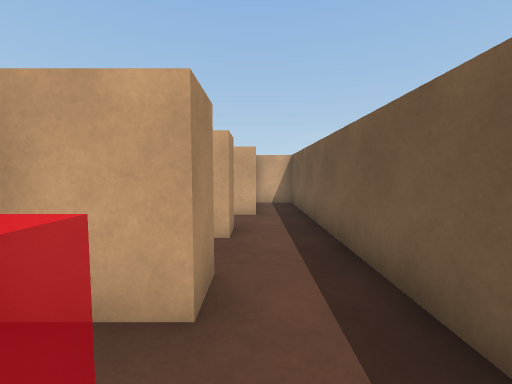
View 1 (above)

16 first-person views from a walk through a Unity game level. The camera is 1.2 m above the floor, tilts 4° down and sees 90° across. The floor is counted in squares, 1 m on a side. Each view is taken from the middle of a square. On the plan, view 1 faces up. The plan holds only what a view shows up to about 12 squares ahead; the rest is blank. The place goes on beyond the plan. The player character is not drawn.

View 2
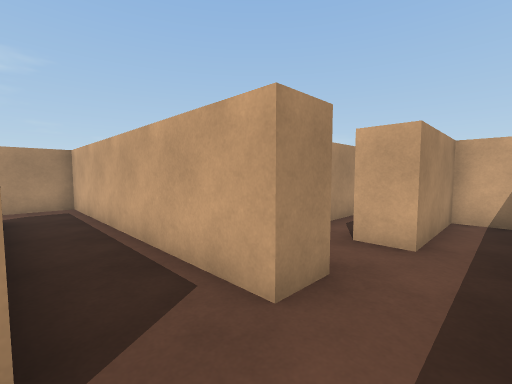

View 3
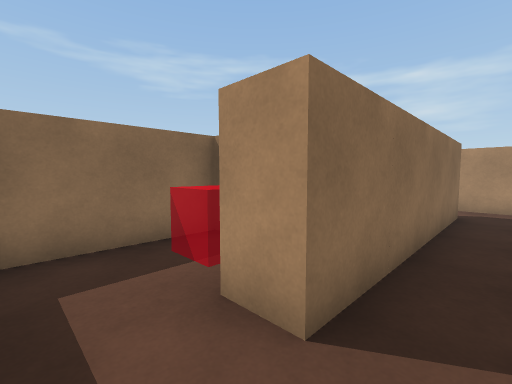

View 4
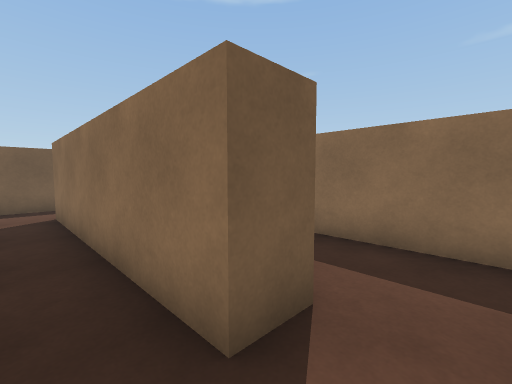

View 5
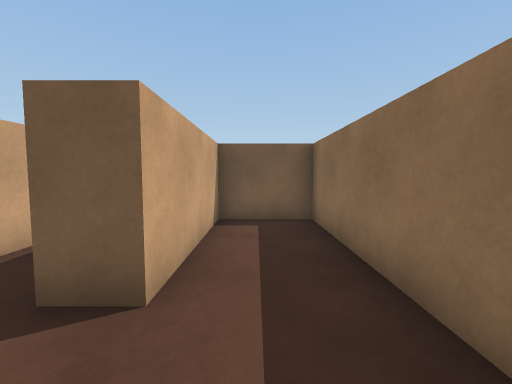

View 6
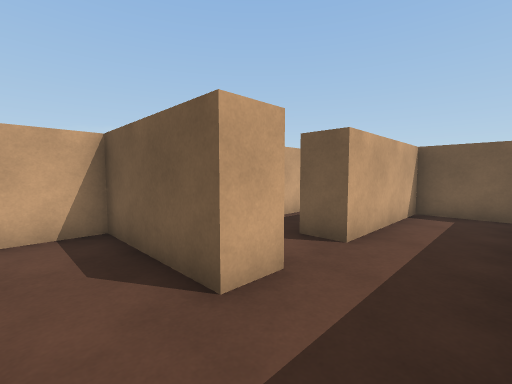

View 7
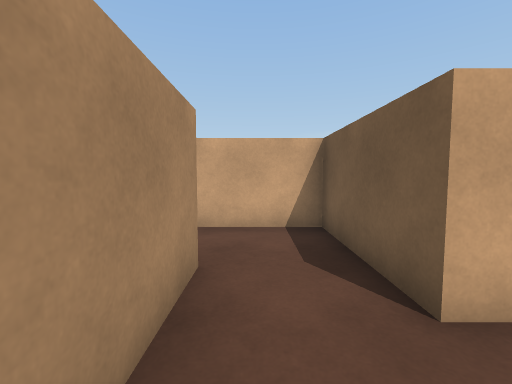

View 8
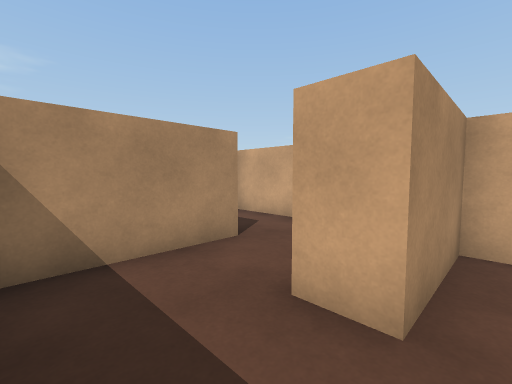

View 9
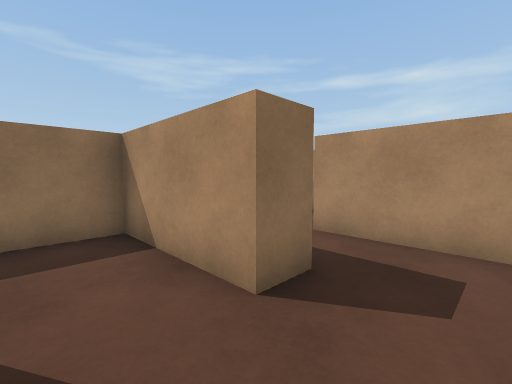

View 10
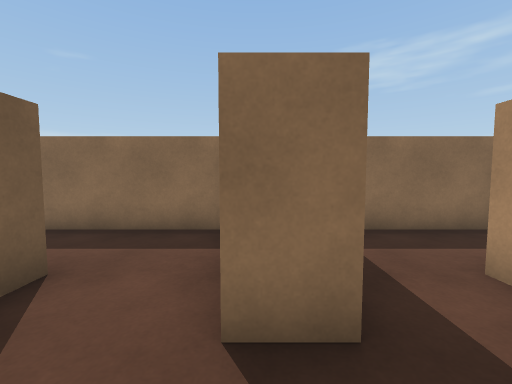

View 11
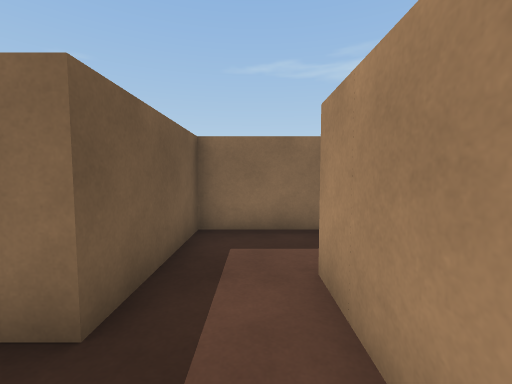

View 12
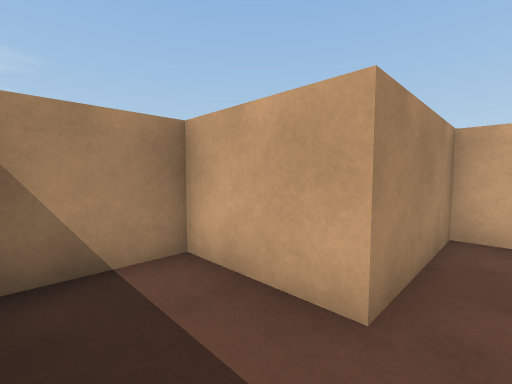

View 13
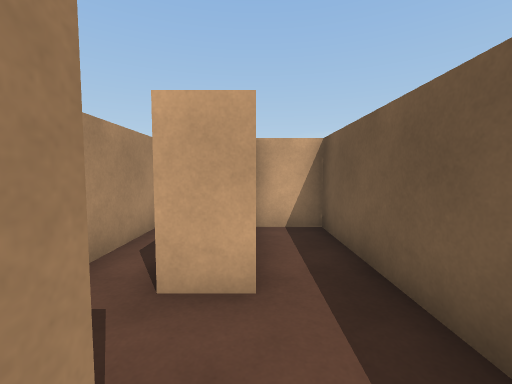

View 14
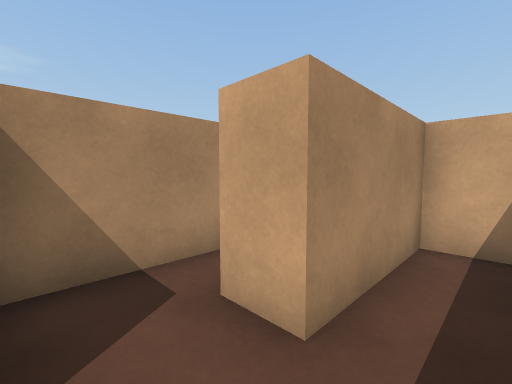

View 15
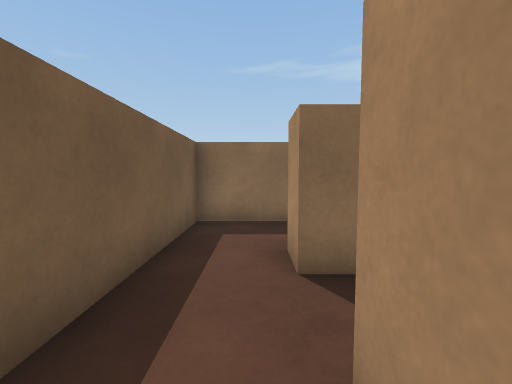

View 16
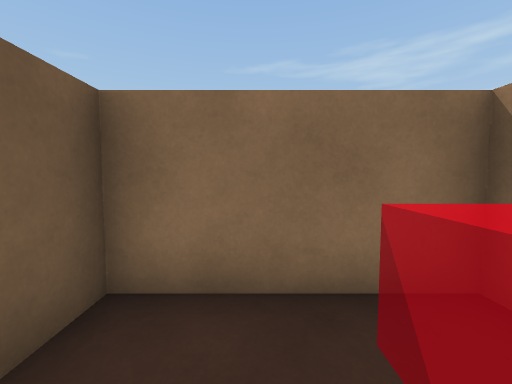

### Floor plan
Points are (right, up) in squares from view 1. A wall is a line through its corners. A room is listed if a view was taken in it or the views show most of it. See-through windows are left out.
Room 1 (views 1, 2, 3, 4, 5, 6, 7, 8, 13, 14, 15, 16)
walls: (-3.1, 2) (-7.8, 2) (-7.8, 3) (-2.4, 3); (-0.5, 5.9) (-0.5, 4.8) (-9.5, 4.8) (-9.5, 2) (-10.5, 2); (-2.2, 9) (-2.2, 5.9); (-12.7, 3.3) (-12.7, -0.5) (1.5, -0.5) (1.5, 10.8) (0, 10.8) (0, 7.5) (-1, 7.5)
ways out: opening at (-11.5, 3) to room 2
objects: block (-3, 0) to (-3, 1); block (-2, 2) to (-1, 3)
Room 2 (view 9)
walls: (-10.5, 2) (-10.5, 5.7) (-12.4, 5.7)
ways out: opening at (-11.5, 3) to room 1; opening at (-13.5, 4.5) to room 3
Room 3 (views 10, 11)
walls: (-12.4, 5.7) (-15.8, 5.7) (-15.8, 2); (-13.8, 1.4) (-13.8, 3.3) (-12.7, 3.3)
ways out: opening at (-13.5, 4.5) to room 2; opening at (-15, 2.5) to room 4
Room 4 (view 12)
walls: (-15.8, 2) (-18.5, 2) (-18.5, -0.1); (-18.1, -0.5) (-13.8, -0.5) (-13.8, 1.4)
ways out: opening at (-15, 2.5) to room 3

Positions as (right, up) in squares from view 1, and headings:
1: (0, 0), facing up
2: (1, 3), facing up-left
3: (1, 4), facing down-left
4: (-9, 4), facing down-right
5: (-10, 1), facing right
6: (-12, 0), facing up-right
7: (-12, 0), facing up
8: (-9, 0), facing up-left
9: (-11, 5), facing down-left
10: (-13, 5), facing down
11: (-15, 5), facing down
12: (-15, 0), facing up-left
13: (0, 5), facing up
14: (1, 6), facing up-left
15: (0, 6), facing down
16: (0, 2), facing down
